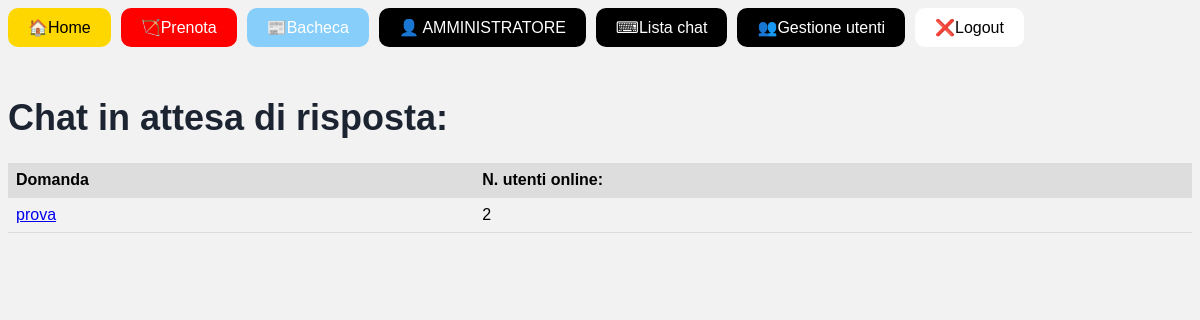
The page /messaggi/lista_chat/ (signed in) on the database as committed earlier.
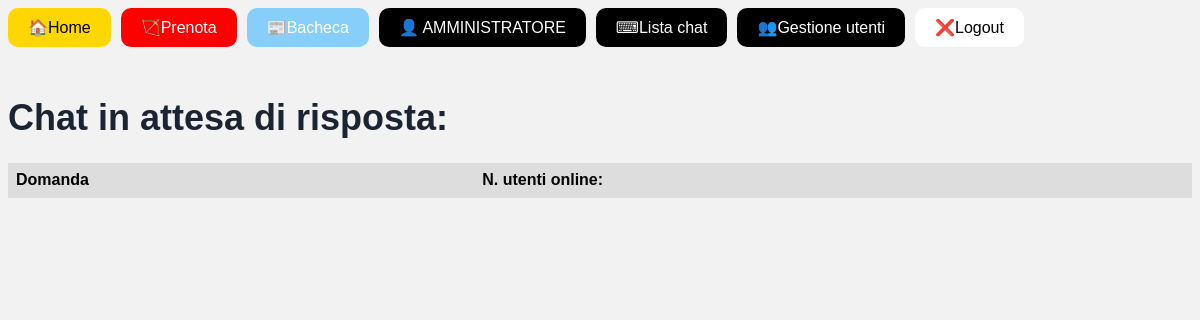
The same page on the database as committed later.
### messaggi/models.py (models this page shows)
class Stanza(models.Model):
    nome = models.CharField(max_length=255)
    numero_utenti = models.IntegerField(default=0)
    class Meta:
        verbose_name_plural = "Stanze"

### messaggi/views.py (the view)
# urls.py: path('lista_chat/', ListaChatView, name='lista_chat'),
@user_passes_test(is_admin)
def ListaChatView(request):
    stanze = Stanza.objects.all()
    return render(request, 'messaggi/lista_chat.html', {'stanze': stanze})

### messaggi/views.py (called while the page is built)
def is_admin(user):
    return user.is_superuser

### messaggi/templates/messaggi/lista_chat.html
{% extends 'base.html' %}
{% block content %}
<h1> Chat in attesa di risposta:</h1>
<table>
    <thead>
        <tr>
            <th>Domanda</th>
            <th>N. utenti online:</th>
        </tr>
    </thead>
    <tbody>
        {% for stanza in stanze %}
            <tr>
                <td><a href="{% url 'chat_admin' stanza.nome %}">{{stanza.nome}}</a></td>
                <td>{{ stanza.numero_utenti }}</td>
            </tr>
        {% endfor %}
    </tbody>
</table>
{% endblock %}

Rows that differ between the two databases and show on the page:
removed Stanza: nome "prova", numero_utenti "2"
